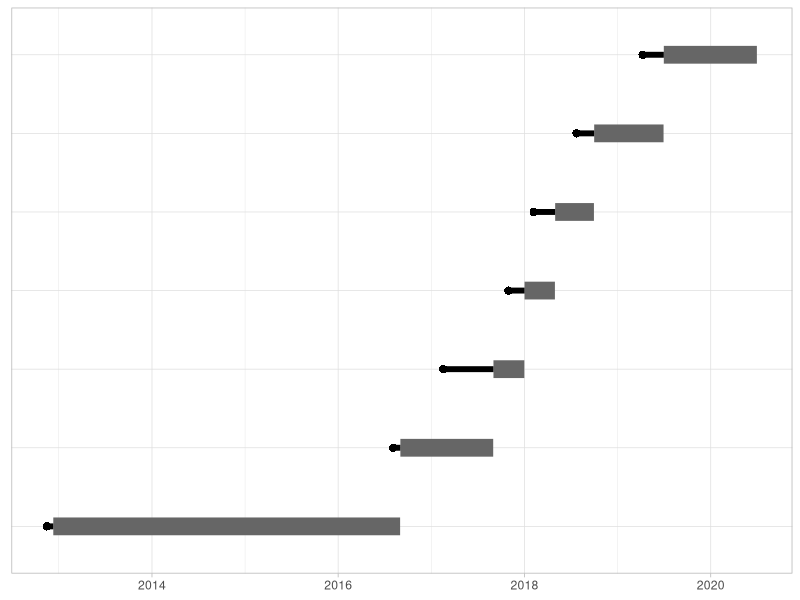
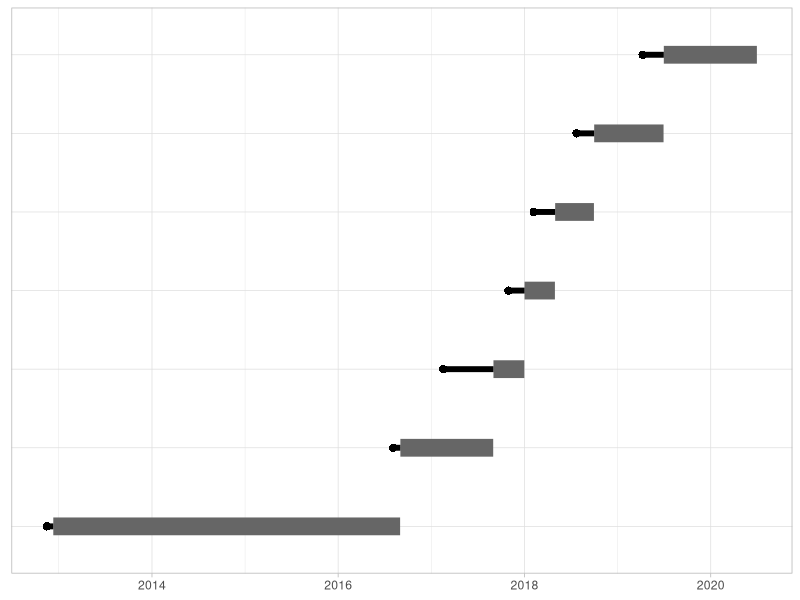
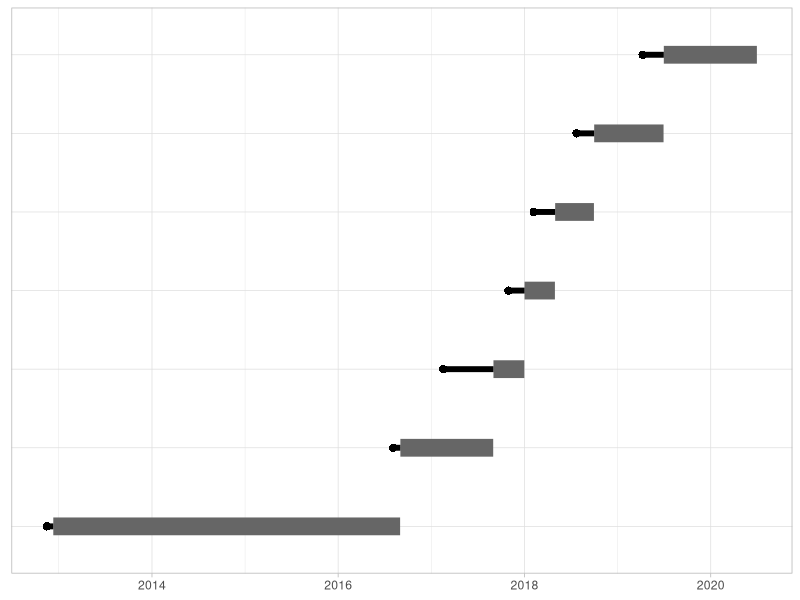

R code for these plots, in order:
library(tidyverse)
#install.packages('svglite')

renewal <- read_tsv("data/data.tsv")
names(renewal) <- make.names(names(renewal))
renewal <- mutate(renewal,
                  Events = factor(Notice),
                  Lead.Time = as.integer(Begin - Notice))

ggplot(renewal, aes(x = Events)) +
    geom_linerange(mapping = aes(ymin = Begin,
                                 ymax = End,
                                 linetype = " "),
                   size = 6,
                   color = "gray40") +
    geom_point(aes(y = Notice,
                   shape = ""),
               size = 2.5) +
    geom_linerange(mapping = aes(ymin = Notice,
                                 ymax = Begin,
                                 size = "")) +
    scale_shape("Notice",
                guide = guide_legend(order = 1)) +
    scale_size_discrete("Lead time",
                        guide = guide_legend(order = 2)) +
    scale_linetype("Duration",
                   guide = guide_legend(order = 3)) +
    coord_flip() +
    theme_light() +
    theme(legend.position = "none",
	  axis.title.x=element_blank(),
	  axis.title.y=element_blank(),
	  axis.text.y=element_blank(),
	  axis.ticks.y=element_blank(),
	  )

ggsave(path = "results", filename = "figure.png", width = 7, height = 3)
ggsave(path = "results", filename = "figure.svg", width = 7, height = 3)
